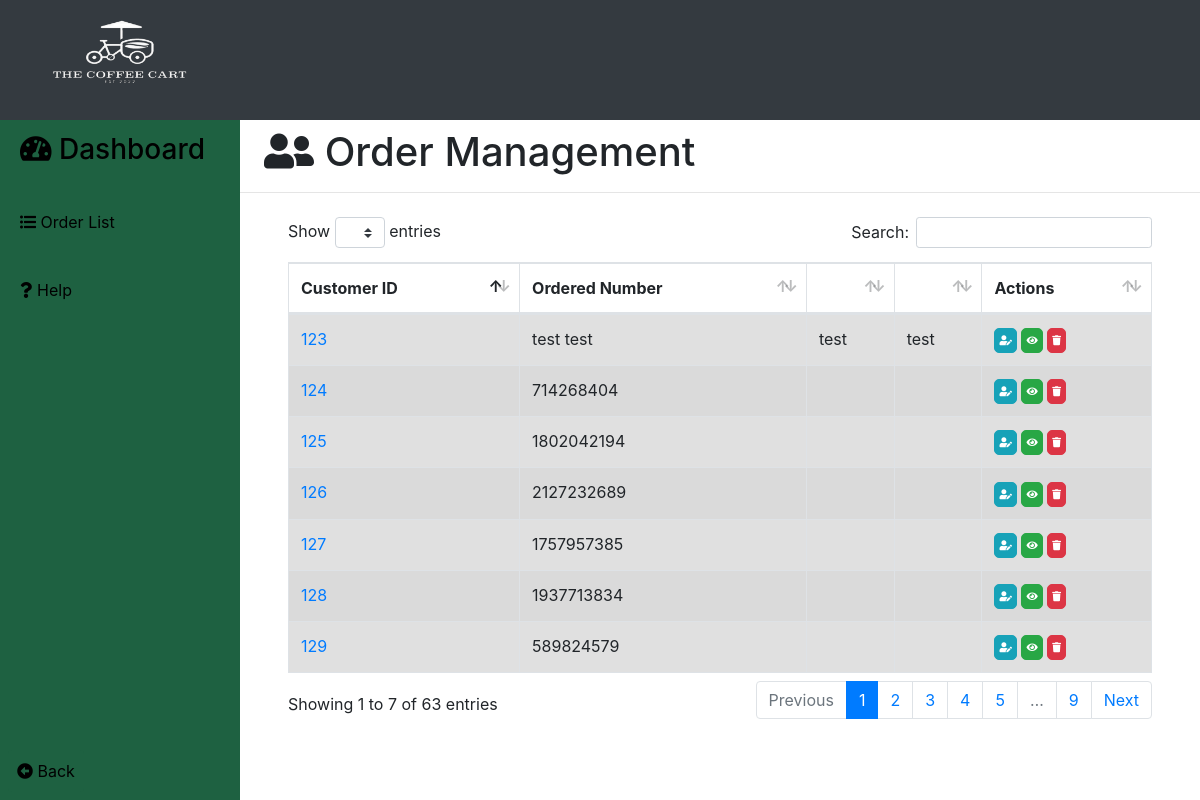
/customer/customer.php (signed in), run on the app's committed database.
### tables this page shows
CREATE TABLE `customer` (
  `customer_id` int(11) NOT NULL AUTO_INCREMENT,
  `firstname` varchar(30) DEFAULT NULL,
  `lastname` varchar(30) DEFAULT NULL,
  `address` text DEFAULT NULL,
  `contact_number` varchar(30) DEFAULT NULL,
  `image` varchar(30) NOT NULL,
  PRIMARY KEY (`customer_id`)
);

### customer/customer.php (the view, shortened to what this page needs)
<?php
	include("../server/connection.php");
	$sql = "SELECT * FROM customer ORDER BY customer_id ASC ";
	$result	= mysqli_query($db, $sql);
?>
<!DOCTYPE html>
<html>
<head>
	<?php include('../templates/head1.php');
	?>
</head>
<body>
	<div class="contain h-100">
		<?php
			include('../customer/base.php');
		?>
		<div>
			<h1 class="ml-4 pt-2"><i class="fas fa-user-friends"></i> Order Management</h1>
			<hr>
			<div class="table-responsive mt-4 pl-5 pr-5">
			<table class="table table-striped table-bordered" id="customer_table" style="margin-top: -22px;">
				<thead>
					<tr>
						<th scope="col" class="column-text">Customer ID</th>
						<th scope="col" class="column-text">Ordered Number</th>
						<th scope="col" class="column-text"></th>
						<th scope="col" class="column-text"></th>
						<th scope="col" class="column-text">Actions</th>
					</tr>
				</thead>
				<tbody class="table-hover">
					<?php
						while($row = mysqli_fetch_assoc($result)){
				  	?>
					<tr class="table-active">
						<td><a href="customer_sales.php?customer_id=<?php echo $row['customer_id'];?>"><?php echo $row['customer_id'];?></a></td>
						<td><?php echo $row['firstname'].'&nbsp'.$row['lastname'];?></td>
						<td><?php echo $row['address'];?></td>
						<td><?php echo $row['contact_number'];?></td>
						<td>
							<a name="edit" title="Edit" style='font-size:10px; border-radius:5px;padding:4px;' href="update_customer.php?id=<?php echo $row['customer_id'];?>" class="btn btn-info btn-xs"><i class="fas fa-user-edit"></i></a>
							<button type="button" name="view" style='font-size:10px; border-radius:5px;padding:4px;' id="<?php echo $row['customer_id'];?>" class="btn btn-success btn-xs view_data"><i class="fas fa-eye"></i></button>
							<button type="button" name="delete" title="Delete" style='font-size:10px; border-radius:5px;padding:4px;' data-id="<?php echo $row['customer_id'];?>"  class="delete btn btn-danger btn-xs" data-toggle="#deleteModal" title="Delete"><i class="fas fa-trash"></i></button>
						</td>
					</tr>
					<?php } ?>
				</tbody>
			</table>
			</div>
		</div>
	</div>
</body>
</html>

### data on the page
customer: customer_id "123", firstname "test", lastname "test", address "test", contact_number "test"
customer: customer_id "124", firstname "714268404"
customer: customer_id "125", firstname "1802042194"
customer: customer_id "126", firstname "2127232689"
customer: customer_id "127", firstname "1757957385"
customer: customer_id "128", firstname "1937713834"
customer: customer_id "129", firstname "589824579"
